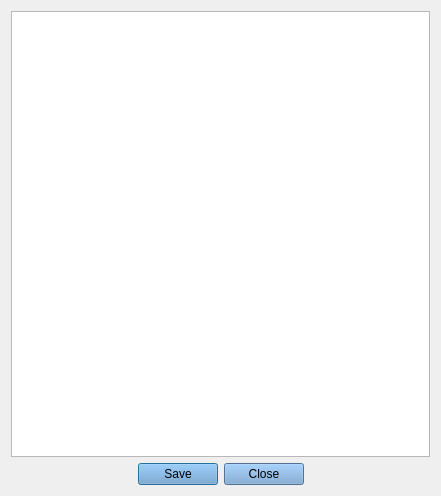
<?xml version="1.0" encoding="UTF-8"?>
<ui version="4.0">
 <class>ConclusionForm</class>
 <widget class="QWidget" name="ConclusionForm">
  <property name="geometry">
   <rect>
    <x>0</x>
    <y>0</y>
    <width>441</width>
    <height>496</height>
   </rect>
  </property>
  <property name="windowTitle">
   <string>Form</string>
  </property>
  <layout class="QVBoxLayout" name="verticalLayout">
   <item>
    <widget class="QPlainTextEdit" name="textForm"/>
   </item>
   <item>
    <layout class="QHBoxLayout" name="horizontalLayout">
     <item>
      <spacer name="horizontalSpacer">
       <property name="orientation">
        <enum>Qt::Horizontal</enum>
       </property>
       <property name="sizeHint" stdset="0">
        <size>
         <width>40</width>
         <height>20</height>
        </size>
       </property>
      </spacer>
     </item>
     <item>
      <widget class="QDialogButtonBox" name="updateDataBox">
       <property name="palette">
        <palette>
         <active>
          <colorrole role="WindowText">
           <brush brushstyle="SolidPattern">
            <color alpha="255">
             <red>0</red>
             <green>0</green>
             <blue>0</blue>
            </color>
           </brush>
          </colorrole>
          <colorrole role="Button">
           <brush brushstyle="SolidPattern">
            <color alpha="255">
             <red>114</red>
             <green>159</green>
             <blue>207</blue>
            </color>
           </brush>
          </colorrole>
          <colorrole role="Light">
           <brush brushstyle="SolidPattern">
            <color alpha="255">
             <red>196</red>
             <green>225</green>
             <blue>255</blue>
            </color>
           </brush>
          </colorrole>
          <colorrole role="Midlight">
           <brush brushstyle="SolidPattern">
            <color alpha="255">
             <red>155</red>
             <green>192</green>
             <blue>231</blue>
            </color>
           </brush>
          </colorrole>
          <colorrole role="Dark">
           <brush brushstyle="SolidPattern">
            <color alpha="255">
             <red>57</red>
             <green>79</green>
             <blue>103</blue>
            </color>
           </brush>
          </colorrole>
          <colorrole role="Mid">
           <brush brushstyle="SolidPattern">
            <color alpha="255">
             <red>76</red>
             <green>106</green>
             <blue>138</blue>
            </color>
           </brush>
          </colorrole>
          <colorrole role="Text">
           <brush brushstyle="SolidPattern">
            <color alpha="255">
             <red>0</red>
             <green>0</green>
             <blue>0</blue>
            </color>
           </brush>
          </colorrole>
          <colorrole role="BrightText">
           <brush brushstyle="SolidPattern">
            <color alpha="255">
             <red>255</red>
             <green>255</green>
             <blue>255</blue>
            </color>
           </brush>
          </colorrole>
          <colorrole role="ButtonText">
           <brush brushstyle="SolidPattern">
            <color alpha="255">
             <red>0</red>
             <green>0</green>
             <blue>0</blue>
            </color>
           </brush>
          </colorrole>
          <colorrole role="Base">
           <brush brushstyle="SolidPattern">
            <color alpha="255">
             <red>255</red>
             <green>255</green>
             <blue>255</blue>
            </color>
           </brush>
          </colorrole>
          <colorrole role="Window">
           <brush brushstyle="SolidPattern">
            <color alpha="255">
             <red>114</red>
             <green>159</green>
             <blue>207</blue>
            </color>
           </brush>
          </colorrole>
          <colorrole role="Shadow">
           <brush brushstyle="SolidPattern">
            <color alpha="255">
             <red>0</red>
             <green>0</green>
             <blue>0</blue>
            </color>
           </brush>
          </colorrole>
          <colorrole role="AlternateBase">
           <brush brushstyle="SolidPattern">
            <color alpha="255">
             <red>184</red>
             <green>207</green>
             <blue>231</blue>
            </color>
           </brush>
          </colorrole>
          <colorrole role="ToolTipBase">
           <brush brushstyle="SolidPattern">
            <color alpha="255">
             <red>255</red>
             <green>255</green>
             <blue>220</blue>
            </color>
           </brush>
          </colorrole>
          <colorrole role="ToolTipText">
           <brush brushstyle="SolidPattern">
            <color alpha="255">
             <red>0</red>
             <green>0</green>
             <blue>0</blue>
            </color>
           </brush>
          </colorrole>
          <colorrole role="PlaceholderText">
           <brush brushstyle="SolidPattern">
            <color alpha="128">
             <red>0</red>
             <green>0</green>
             <blue>0</blue>
            </color>
           </brush>
          </colorrole>
         </active>
         <inactive>
          <colorrole role="WindowText">
           <brush brushstyle="SolidPattern">
            <color alpha="255">
             <red>0</red>
             <green>0</green>
             <blue>0</blue>
            </color>
           </brush>
          </colorrole>
          <colorrole role="Button">
           <brush brushstyle="SolidPattern">
            <color alpha="255">
             <red>114</red>
             <green>159</green>
             <blue>207</blue>
            </color>
           </brush>
          </colorrole>
          <colorrole role="Light">
           <brush brushstyle="SolidPattern">
            <color alpha="255">
             <red>196</red>
             <green>225</green>
             <blue>255</blue>
            </color>
           </brush>
          </colorrole>
          <colorrole role="Midlight">
           <brush brushstyle="SolidPattern">
            <color alpha="255">
             <red>155</red>
             <green>192</green>
             <blue>231</blue>
            </color>
           </brush>
          </colorrole>
          <colorrole role="Dark">
           <brush brushstyle="SolidPattern">
            <color alpha="255">
             <red>57</red>
             <green>79</green>
             <blue>103</blue>
            </color>
           </brush>
          </colorrole>
          <colorrole role="Mid">
           <brush brushstyle="SolidPattern">
            <color alpha="255">
             <red>76</red>
             <green>106</green>
             <blue>138</blue>
            </color>
           </brush>
          </colorrole>
          <colorrole role="Text">
           <brush brushstyle="SolidPattern">
            <color alpha="255">
             <red>0</red>
             <green>0</green>
             <blue>0</blue>
            </color>
           </brush>
          </colorrole>
          <colorrole role="BrightText">
           <brush brushstyle="SolidPattern">
            <color alpha="255">
             <red>255</red>
             <green>255</green>
             <blue>255</blue>
            </color>
           </brush>
          </colorrole>
          <colorrole role="ButtonText">
           <brush brushstyle="SolidPattern">
            <color alpha="255">
             <red>0</red>
             <green>0</green>
             <blue>0</blue>
            </color>
           </brush>
          </colorrole>
          <colorrole role="Base">
           <brush brushstyle="SolidPattern">
            <color alpha="255">
             <red>255</red>
             <green>255</green>
             <blue>255</blue>
            </color>
           </brush>
          </colorrole>
          <colorrole role="Window">
           <brush brushstyle="SolidPattern">
            <color alpha="255">
             <red>114</red>
             <green>159</green>
             <blue>207</blue>
            </color>
           </brush>
          </colorrole>
          <colorrole role="Shadow">
           <brush brushstyle="SolidPattern">
            <color alpha="255">
             <red>0</red>
             <green>0</green>
             <blue>0</blue>
            </color>
           </brush>
          </colorrole>
          <colorrole role="AlternateBase">
           <brush brushstyle="SolidPattern">
            <color alpha="255">
             <red>184</red>
             <green>207</green>
             <blue>231</blue>
            </color>
           </brush>
          </colorrole>
          <colorrole role="ToolTipBase">
           <brush brushstyle="SolidPattern">
            <color alpha="255">
             <red>255</red>
             <green>255</green>
             <blue>220</blue>
            </color>
           </brush>
          </colorrole>
          <colorrole role="ToolTipText">
           <brush brushstyle="SolidPattern">
            <color alpha="255">
             <red>0</red>
             <green>0</green>
             <blue>0</blue>
            </color>
           </brush>
          </colorrole>
          <colorrole role="PlaceholderText">
           <brush brushstyle="SolidPattern">
            <color alpha="128">
             <red>0</red>
             <green>0</green>
             <blue>0</blue>
            </color>
           </brush>
          </colorrole>
         </inactive>
         <disabled>
          <colorrole role="WindowText">
           <brush brushstyle="SolidPattern">
            <color alpha="255">
             <red>57</red>
             <green>79</green>
             <blue>103</blue>
            </color>
           </brush>
          </colorrole>
          <colorrole role="Button">
           <brush brushstyle="SolidPattern">
            <color alpha="255">
             <red>114</red>
             <green>159</green>
             <blue>207</blue>
            </color>
           </brush>
          </colorrole>
          <colorrole role="Light">
           <brush brushstyle="SolidPattern">
            <color alpha="255">
             <red>196</red>
             <green>225</green>
             <blue>255</blue>
            </color>
           </brush>
          </colorrole>
          <colorrole role="Midlight">
           <brush brushstyle="SolidPattern">
            <color alpha="255">
             <red>155</red>
             <green>192</green>
             <blue>231</blue>
            </color>
           </brush>
          </colorrole>
          <colorrole role="Dark">
           <brush brushstyle="SolidPattern">
            <color alpha="255">
             <red>57</red>
             <green>79</green>
             <blue>103</blue>
            </color>
           </brush>
          </colorrole>
          <colorrole role="Mid">
           <brush brushstyle="SolidPattern">
            <color alpha="255">
             <red>76</red>
             <green>106</green>
             <blue>138</blue>
            </color>
           </brush>
          </colorrole>
          <colorrole role="Text">
           <brush brushstyle="SolidPattern">
            <color alpha="255">
             <red>57</red>
             <green>79</green>
             <blue>103</blue>
            </color>
           </brush>
          </colorrole>
          <colorrole role="BrightText">
           <brush brushstyle="SolidPattern">
            <color alpha="255">
             <red>255</red>
             <green>255</green>
             <blue>255</blue>
            </color>
           </brush>
          </colorrole>
          <colorrole role="ButtonText">
           <brush brushstyle="SolidPattern">
            <color alpha="255">
             <red>57</red>
             <green>79</green>
             <blue>103</blue>
            </color>
           </brush>
          </colorrole>
          <colorrole role="Base">
           <brush brushstyle="SolidPattern">
            <color alpha="255">
             <red>114</red>
             <green>159</green>
             <blue>207</blue>
            </color>
           </brush>
          </colorrole>
          <colorrole role="Window">
           <brush brushstyle="SolidPattern">
            <color alpha="255">
             <red>114</red>
             <green>159</green>
             <blue>207</blue>
            </color>
           </brush>
          </colorrole>
          <colorrole role="Shadow">
           <brush brushstyle="SolidPattern">
            <color alpha="255">
             <red>0</red>
             <green>0</green>
             <blue>0</blue>
            </color>
           </brush>
          </colorrole>
          <colorrole role="AlternateBase">
           <brush brushstyle="SolidPattern">
            <color alpha="255">
             <red>114</red>
             <green>159</green>
             <blue>207</blue>
            </color>
           </brush>
          </colorrole>
          <colorrole role="ToolTipBase">
           <brush brushstyle="SolidPattern">
            <color alpha="255">
             <red>255</red>
             <green>255</green>
             <blue>220</blue>
            </color>
           </brush>
          </colorrole>
          <colorrole role="ToolTipText">
           <brush brushstyle="SolidPattern">
            <color alpha="255">
             <red>0</red>
             <green>0</green>
             <blue>0</blue>
            </color>
           </brush>
          </colorrole>
          <colorrole role="PlaceholderText">
           <brush brushstyle="SolidPattern">
            <color alpha="128">
             <red>0</red>
             <green>0</green>
             <blue>0</blue>
            </color>
           </brush>
          </colorrole>
         </disabled>
        </palette>
       </property>
       <property name="autoFillBackground">
        <bool>false</bool>
       </property>
       <property name="standardButtons">
        <set>QDialogButtonBox::Close|QDialogButtonBox::Save</set>
       </property>
      </widget>
     </item>
     <item>
      <spacer name="horizontalSpacer_2">
       <property name="orientation">
        <enum>Qt::Horizontal</enum>
       </property>
       <property name="sizeHint" stdset="0">
        <size>
         <width>40</width>
         <height>20</height>
        </size>
       </property>
      </spacer>
     </item>
    </layout>
   </item>
  </layout>
 </widget>
 <resources/>
 <connections/>
</ui>
